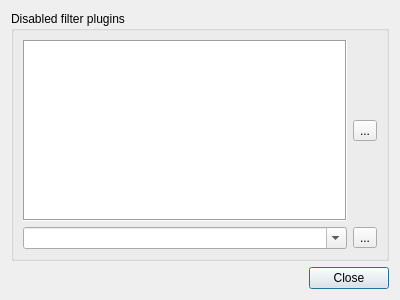
<?xml version="1.0" encoding="UTF-8"?>
<ui version="4.0">
 <class>OlvisPluginConfigGui</class>
 <widget class="QDialog" name="OlvisPluginConfigGui">
  <property name="geometry">
   <rect>
    <x>0</x>
    <y>0</y>
    <width>400</width>
    <height>300</height>
   </rect>
  </property>
  <property name="windowTitle">
   <string>Dialog</string>
  </property>
  <layout class="QVBoxLayout" name="verticalLayout">
   <item>
    <widget class="QGroupBox" name="groupBox">
     <property name="title">
      <string>Disabled filter plugins</string>
     </property>
     <layout class="QVBoxLayout" name="verticalLayout_2">
      <item>
       <layout class="QHBoxLayout" name="horizontalLayout_2">
        <item>
         <widget class="QListView" name="disabledFilters">
          <property name="frameShape">
           <enum>QFrame::Box</enum>
          </property>
          <property name="editTriggers">
           <set>QAbstractItemView::NoEditTriggers</set>
          </property>
          <property name="dragDropMode">
           <enum>QAbstractItemView::NoDragDrop</enum>
          </property>
          <property name="alternatingRowColors">
           <bool>true</bool>
          </property>
         </widget>
        </item>
        <item>
         <widget class="QToolButton" name="removeSelection">
          <property name="toolTip">
           <string>Remove selected entries</string>
          </property>
          <property name="text">
           <string>...</string>
          </property>
          <property name="icon">
           <iconset resource="../../images/images.qrc">
            <normaloff>:/olvisExecGui/delete.png</normaloff>:/olvisExecGui/delete.png</iconset>
          </property>
         </widget>
        </item>
       </layout>
      </item>
      <item>
       <layout class="QHBoxLayout" name="horizontalLayout">
        <item>
         <widget class="QComboBox" name="comboBox">
          <property name="editable">
           <bool>true</bool>
          </property>
         </widget>
        </item>
        <item>
         <widget class="QToolButton" name="add">
          <property name="toolTip">
           <string>Disable the entered plugin on next load</string>
          </property>
          <property name="text">
           <string>...</string>
          </property>
          <property name="icon">
           <iconset resource="../../images/images.qrc">
            <normaloff>:/olvisExecGui/add.png</normaloff>:/olvisExecGui/add.png</iconset>
          </property>
         </widget>
        </item>
       </layout>
      </item>
     </layout>
    </widget>
   </item>
   <item>
    <widget class="QDialogButtonBox" name="buttonBox">
     <property name="orientation">
      <enum>Qt::Horizontal</enum>
     </property>
     <property name="standardButtons">
      <set>QDialogButtonBox::Close</set>
     </property>
    </widget>
   </item>
  </layout>
  <action name="actionAdd">
   <property name="text">
    <string>Add plugin to list</string>
   </property>
  </action>
  <action name="actionRemove">
   <property name="text">
    <string>Remove selected filters</string>
   </property>
  </action>
 </widget>
 <resources>
  <include location="../../images/images.qrc"/>
 </resources>
 <connections>
  <connection>
   <sender>buttonBox</sender>
   <signal>accepted()</signal>
   <receiver>OlvisPluginConfigGui</receiver>
   <slot>accept()</slot>
   <hints>
    <hint type="sourcelabel">
     <x>227</x>
     <y>282</y>
    </hint>
    <hint type="destinationlabel">
     <x>157</x>
     <y>274</y>
    </hint>
   </hints>
  </connection>
  <connection>
   <sender>buttonBox</sender>
   <signal>rejected()</signal>
   <receiver>OlvisPluginConfigGui</receiver>
   <slot>reject()</slot>
   <hints>
    <hint type="sourcelabel">
     <x>295</x>
     <y>288</y>
    </hint>
    <hint type="destinationlabel">
     <x>286</x>
     <y>274</y>
    </hint>
   </hints>
  </connection>
 </connections>
</ui>
